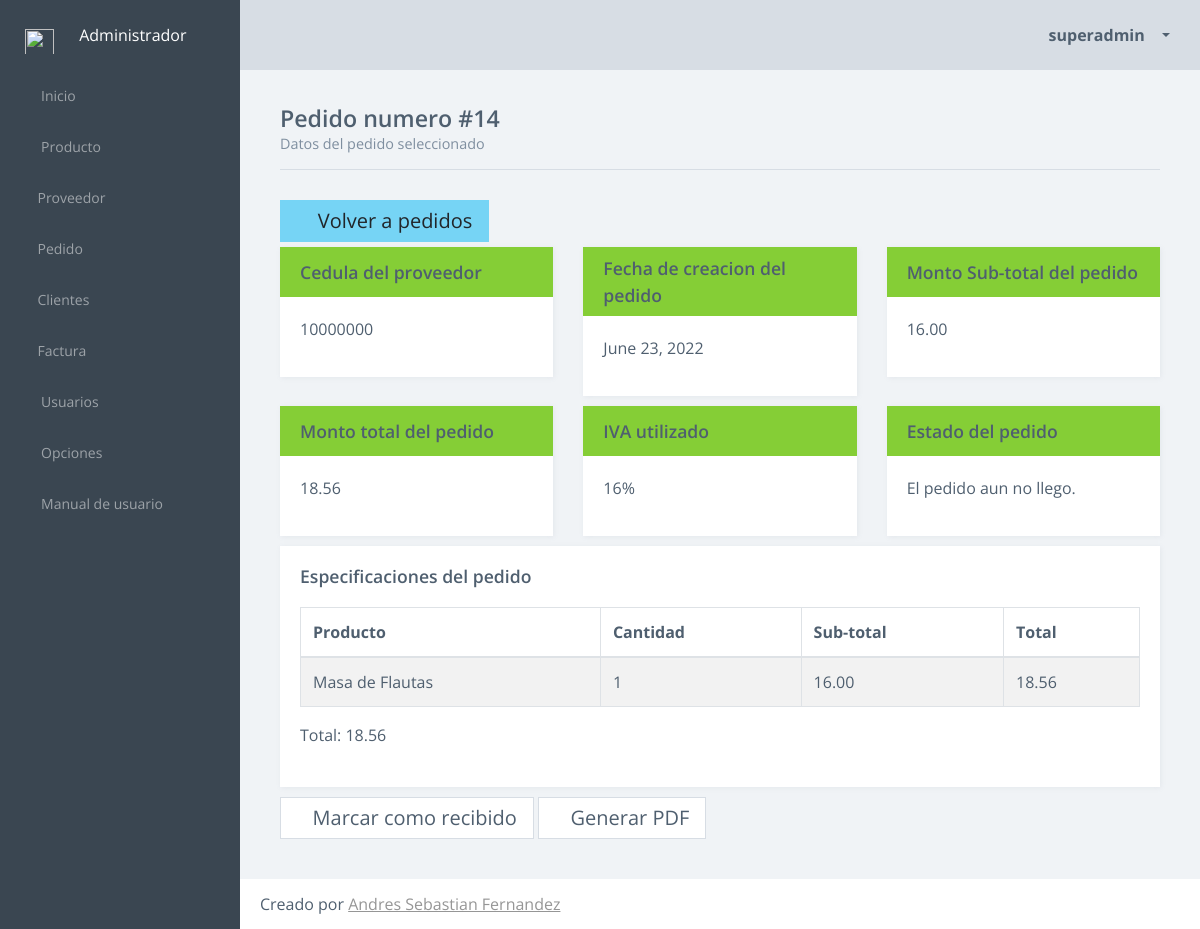
The app's page /inventario/verPedido/14 (signed in) with its own data.
### inventario/models.py (models this page shows, shortened)
class Usuario(AbstractUser):
    username = models.CharField(max_length=80, unique=True)
    password = models.CharField(max_length=20)
    email = models.EmailField(max_length=100, unique=True)
    first_name = models.CharField(max_length=40)
    last_name = models.CharField(max_length=60)
    nivel = models.IntegerField(null=True)

class Pedido(models.Model):
    proveedor = models.ForeignKey(Proveedor,to_field='cedula', on_delete=models.CASCADE)
    fecha = models.DateField()
    sub_monto = models.DecimalField(max_digits=20,decimal_places=2)
    monto_general = models.DecimalField(max_digits=20,decimal_places=2)
    iva = models.ForeignKey(Opciones,to_field='valor_iva', on_delete=models.CASCADE)
    presente = models.BooleanField(null=True)
    @classmethod
    def recibido(self,pedido):
        return self.objects.get(id=pedido).presente

class Proveedor(models.Model):
    cedula = models.CharField(max_length=12, unique=True)
    nombre = models.CharField(max_length=40)
    apellido = models.CharField(max_length=40)
    direccion = models.CharField(max_length=200)
    nacimiento = models.DateField()
    telefono = models.CharField(max_length=20)
    telefono2 = models.CharField(max_length=20,null=True)
    correo = models.CharField(max_length=100)
    correo2 = models.CharField(max_length=100,null=True)

class Opciones(models.Model):
    moneda = models.CharField(max_length=20, null=True)
    valor_iva = models.IntegerField(unique=True)
    nombre_negocio = models.CharField(max_length=25,null=True)
    mensaje_factura = models.TextField(null=True)

class DetallePedido(models.Model):
    id_pedido = models.ForeignKey(Pedido, on_delete=models.CASCADE)
    id_producto = models.ForeignKey(Producto, on_delete=models.CASCADE)
    cantidad = models.IntegerField()
    sub_total = models.DecimalField(max_digits=20,decimal_places=2)
    total = models.DecimalField(max_digits=20,decimal_places=2)

class Producto(models.Model):
    decisiones =  [('1','Unidad'),('2','Kilo'),('3','Litro'),('4','Otros')]
    descripcion = models.CharField(max_length=40)
    precio = models.DecimalField(max_digits=9,decimal_places=2)
    disponible = models.IntegerField(null=True)
    categoria = models.CharField(max_length=20,choices=decisiones)
    tiene_iva = models.BooleanField(null=True)

### inventario/views.py (the view)
# urls.py: path('verPedido/<int:p>',views.VerPedido.as_view(), name='verPedido'),
class VerPedido(LoginRequiredMixin, View):
    login_url = '/inventario/login'
    redirect_field_name = None
    def get(self, request, p):
        pedido = Pedido.objects.get(id=p)
        detalles = DetallePedido.objects.filter(id_pedido_id=p)
        recibido = Pedido.recibido(p)
        contexto = {'pedido':pedido, 'detalles':detalles,'recibido': recibido}
        contexto = complementarContexto(contexto,request.user)
        return render(request, 'inventario/pedido/verPedido.html', contexto)

### inventario/funciones.py (called while the page is built)
def complementarContexto(contexto,datos):
    contexto['usuario'] = datos.username
    contexto['id_usuario'] = datos.id
    contexto['nombre'] = datos.first_name
    contexto['apellido'] = datos.last_name
    contexto['correo'] = datos.email
    return contexto

### inventario/templates/inventario/pedido/verPedido.html (shortened to what this page needs)
{% extends "inventario/comun/base.html" %}
{% block content %}
<article class="content forms-page">
        <div class="title-block">
          <h3 class="title">Pedido numero #{{ pedido.id }}</h3>
          <p class="title-description">Datos del pedido seleccionado</p>
        </div>
<section class="section">
    <div class="row">
        <div class="col-md-12">
        <a href="/inventario/listarPedidos" class="btn btn-info btn-lg">
            <em class="fa fa-angle-left"></em>
        Volver a pedidos
        </a>
        </div>
                        <div class="col-xl-4">
                                <div class="card card-primary">
                                    <div class="card-header">
                                        <div class="header-block">
                                            <p class="title">Cedula del proveedor</p>
                                        </div>
                                    </div>
                                    <div class="card-block">
                                        <p>{{pedido.proveedor.cedula}}</p>
                                    </div>
                                </div>
                            </div>
                        <div class="col-xl-4">
                                <div class="card card-primary">
                                    <div class="card-header">
                                        <div class="header-block">
                                            <p class="title">Fecha de creacion del pedido</p>
                                        </div>
                                    </div>
                                    <div class="card-block">
                                        <p>{{pedido.fecha}}</p>
                                    </div>
                                </div>
                         </div>
                        <div class="col-xl-4">
                                <div class="card card-primary">
                                    <div class="card-header">
                                        <div class="header-block">
                                            <p class="title">Monto Sub-total del pedido</p>
                                        </div>
                                    </div>
                                    <div class="card-block">
                                        <p>{{pedido.sub_monto}}</p>
                                    </div>
                                </div>
                        </div>
                        <div class="col-xl-4">
                                <div class="card card-primary">
                                    <div class="card-header">
                                        <div class="header-block">
                                            <p class="title">Monto total del pedido</p>
                                        </div>
                                    </div>
                                    <div class="card-block">
                                        <p>{{pedido.monto_general}}</p>
                                    </div>
                                </div>
                        </div>
                        <div class="col-xl-4">
                                <div class="card card-primary">
                                    <div class="card-header">
                                        <div class="header-block">
                                            <p class="title">IVA utilizado</p>
                                        </div>
                                    </div>
                                    <div class="card-block">
                                        <p>{{pedido.iva.valor_iva}}%</p>
                                    </div>
                                </div>
                        </div>
                        <div class="col-xl-4">
                                <div class="card card-primary">
                                    <div class="card-header">
                                        <div class="header-block">
                                            <p class="title">Estado del pedido</p>
                                        </div>
                                    </div>
                                    <div class="card-block">
                                        <p>
                                            {%  if pedido.presente == False %}
                                                El pedido aun no llego.
                                            {% else %}
                                                El pedido ya llego.
                                            {% endif %}
                                        </p>
                                    </div>
                                </div>
                        </div>
                            <div class="col-md-12">
                                <div class="card">
                                    <div class="card-block">
                                        <div class="card-title-block">
                                            <h3 class="title">Especificaciones del pedido</h3>
                                        </div>
                                        <section class="example">
                                            <div class="table-responsive">
                                                <table class="table table-striped table-bordered table-hover">
                                                    <thead>
                                                        <tr>
                                                            <th>Producto</th>
                                                            <th>Cantidad</th>
                                                            <th>Sub-total</th>
                                                            <th>Total</th>
                                                        </tr>
                                                    </thead>
                                                    <tbody>
                                                        {% for producto in detalles %}
                                                        <tr>
                                                            <td>{{ producto.id_producto.descripcion }}</td>
                                                            <td>{{ producto.cantidad }}</td>
                                                            <td>{{ producto.sub_total }}</td>
                                                            <td>{{ producto.total }}</td>
                                                        </tr>
                                                        {% endfor %}
                                                    </tbody>
                                                </table>
                                                    <tfooter>
                                                        Total: {{ pedido.monto_general }}
                                                    </tfooter>
                                            </div>
                                        </section>
                                    </div>
                                </div>
                                {% if recibido == False %}
                                <a href="/inventario/validarPedido/{{pedido.id}}" class="btn btn-secondary btn-lg"><em class="fa fa-check"></em>Marcar como recibido</a>
                                {% else %}
                                <a href="#" class="btn btn-secondary btn-lg" disabled><em class="fa fa-check"></em>El pedido ya ha sido recibido</a>
                                {% endif %}
                                <a href="/inventario/generarPedidoPDF/{{ pedido.id}}" class="btn btn-secondary btn-lg"><em class="fa fa-print"></em>Generar PDF</a>
                            </div>
    </div>
</section>
</article>
{% endblock %}

### inventario/templates/inventario/comun/header.html (shortened to what this page needs)
                <header class="header">
                    <div class="header-block header-block-nav">
                        <ul class="nav-profile">
                            <li class="profile dropdown">
                                <a class="nav-link dropdown-toggle" data-toggle="dropdown" href="#" role="button" aria-haspopup="true" aria-expanded="false">
                                    <em class="fa fa-user"></em>
                                    <span class="name"> {{ usuario }} </span>
                                </a>
                            </li>
                        </ul>
                    </div>
                </header>

### records on screen
Usuario: username "superadmin"
Pedido: id "14", proveedor.cedula "10000000", fecha "June 23, 2022", sub_monto "16.00", monto_general "18.56", iva.valor_iva "16"
DetallePedido: id_producto.descripcion "Masa de Flautas", cantidad "1", sub_total "16.00", total "18.56"
